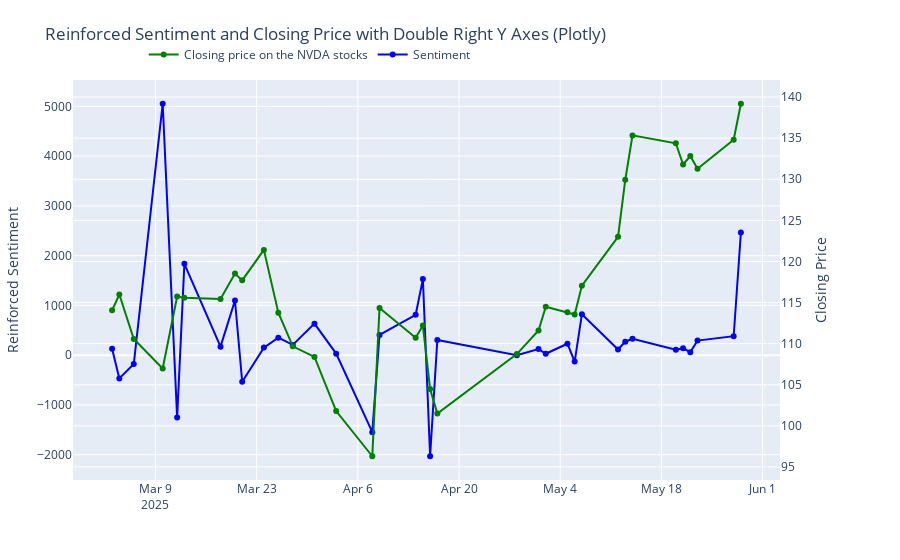

Notebook source saved alongside this figure:
### Code cell
fig = go.Figure()

# Closing Price (right y-axis #1)
fig.add_trace(go.Scatter(
    x=df_1['date'],
    y=df_1['Close'],
    mode='lines+markers',
    yaxis='y2',
    name='Closing price on the NVDA stocks',
    line=dict(color='green')
))

# Reinforced Sentiment (left y-axis)
fig.add_trace(go.Scatter(
    x=df_1['date'],
    y=df_1['reinforced_sentiment'],
    mode='lines+markers',
    yaxis='y1',
    name='Sentiment',
    line=dict(color='blue')
))



fig.update_layout(
    title='Reinforced Sentiment and Closing Price evolution',
    yaxis=dict(
        title='Reinforced Sentiment',
        side='left'  
    ),
    
    yaxis2=dict(
        title='Closing Price',

        anchor='x',
        overlaying='y',
        side='right',
        position=0.85
    ),
    
    legend=dict(x=0.1, y=1.1, orientation='h'),
    margin=dict(l=60, r=120, t=80)
)

fig.show()
